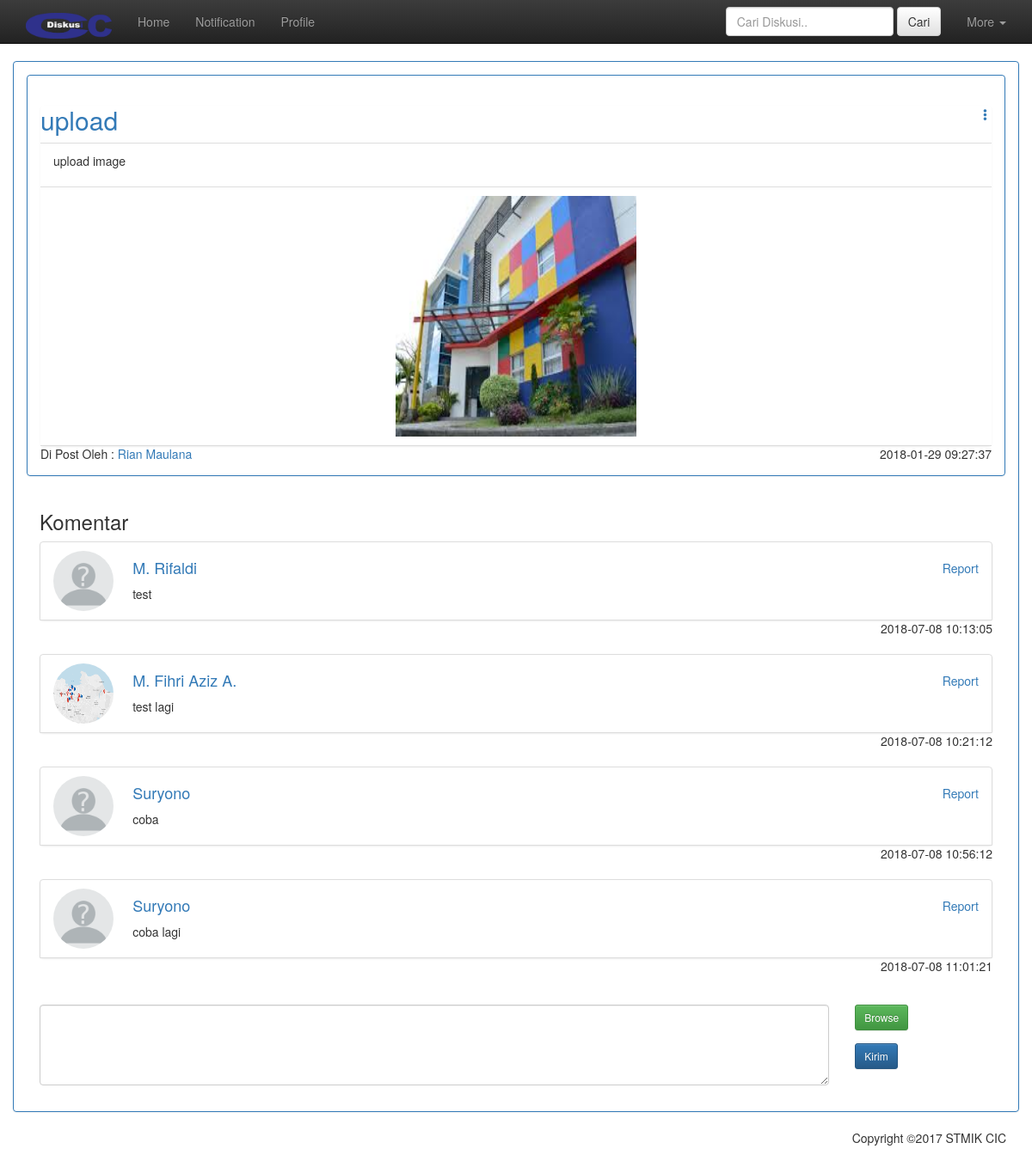
The app's page /Main/diskusi/54 with its own data.
### tables this page shows
CREATE TABLE `diskusi` (
  `id_diskusi` int(11) NOT NULL,
  `judul` varchar(30) NOT NULL,
  `isi` varchar(200) NOT NULL,
  `tgl_post` datetime NOT NULL DEFAULT CURRENT_TIMESTAMP,
  `tambahan` varchar(1) NOT NULL DEFAULT 'T',
  `id_user` int(11) NOT NULL
);

CREATE TABLE `file` (
  `id_file` int(11) NOT NULL,
  `nama_file` varchar(255) NOT NULL,
  `is_image` varchar(255) NOT NULL,
  `tgl_post` date NOT NULL,
  `id_user` int(11) NOT NULL,
  `id_diskusi` int(11) NOT NULL
);

CREATE TABLE `mhs` (
  `id_mhs` int(11) NOT NULL,
  `id_user` int(11) NOT NULL,
  `nim` varchar(10) NOT NULL,
  `nama` varchar(30) NOT NULL,
  `jk` varchar(255) NOT NULL,
  `status` varchar(255) NOT NULL,
  `prodi` varchar(20) NOT NULL,
  `semester` int(11) NOT NULL,
  `email` varchar(30) NOT NULL,
  `alamat` varchar(100) NOT NULL,
  `foto` varchar(255) NOT NULL DEFAULT 'kosong.jpg'
);

### application/controllers/Main.php (called while the page is built, shortened)
<?php
class Main extends CI_Controller {
	function __construct(){
		$this->load->model('M_main');
	}
	public function diskusi(){
		$id_diskusi = $this->uri->segment('3');
		$data['diskusi'] = $this->M_main->getDiskusi($id_diskusi);
		if($data['diskusi']->row()->tambahan == "Y"){
			$this->db->where('id_diskusi', $id_diskusi);
			$lampiran = $this->db->get('file');
			$data['lampir'] = $lampiran->result();
		}
		$data['mhs'] = $this->M_main->getMhs($id_diskusi);
		$data['komen'] = $this->M_main->getKomen($id_diskusi);
		$this->load->view('diskusi', $data);
	}
}

### index.php (called while the page is built, shortened)
<?php
require_once BASEPATH.'core/CodeIgniter.php';

### application/models/M_main.php (called while the page is built, shortened)
<?php
class M_main extends CI_Model
{
	function getDiskusi($id_diskusi){
		$this->db->where('id_diskusi', $id_diskusi);
		$query = $this->db->get('diskusi');
		return $query;
	}
	function getMhs($id_diskusi){
		$query = $this->db->query("SELECT m.* FROM mhs m, user u, diskusi d WHERE d.id_diskusi =".$id_diskusi." AND u.id_user = d.id_user AND m.id_user = u.id_user");
		if($query->num_rows() > 0){
			return $query;
		}else{
			$query2 = $this->db->query("SELECT m.* FROM dsn m, user u, diskusi d WHERE d.id_diskusi =".$id_diskusi." AND u.id_user = d.id_user AND m.id_user = u.id_user");
			return $query2;
		}
	}
	function getKomen($id_diskusi){
		$query = $this->db->query("SELECT m.id_user, m.nama, m.foto, k.* FROM mhs m, komentar k WHERE k.id_diskusi = ".$id_diskusi." AND m.id_user = k.id_user union SELECT m.id_user, m.nama, m.foto, k.* FROM dsn m, komentar k WHERE k.id_diskusi = ".$id_diskusi." AND m.id_user = k.id_user ORDER BY tgl_komentar ASC");
		return $query;
	}
}
?>

### application/views/diskusi.php (the view, shortened to what this page needs)
?><!DOCTYPE html>
<html>
<head>
	<link rel="stylesheet" href="<?php echo base_url('assets/bootstrap/css/bootstrap.min.css')?>">
	<link rel="stylesheet" href="<?php echo base_url('assets/bootstrap/css/bootstrap-theme.min.css')?>">
</head>
<body>
<div class="navbar navbar-inverse navbar-static-top" role="navigation">
	<div class="container">
		<div class="navbar-header">
			<a href="<?php echo base_url('Main')?>" class="navbar-brand"><img src="<?php echo base_url('assets/pic_sys/logo.png')?>" style="width: 100px; height: 30px;"></a>
		</div>
		<div class="navbar-collapse collapse">
			<ul class="nav navbar-nav">
				<li><a href="<?php echo base_url('Main')?>">Home</a></li>
				<li class="dropdown" id="notif">
					<a href="#" class="dropdown-toggle" data-toggle="dropdown">Notification<span class="label label-pill label-danger" id="count"></span></a>
				</li>
				<li><a href="<?php echo base_url('Main/profile')?>">Profile</a></li>
			</ul>
			<ul class="nav navbar-nav navbar-right">
				<li class="dropdown">
					<a href="#" class="dropdown-toggle" data-toggle="dropdown">More <b class="caret"></b></a>
				</li>
			</ul>
			<form class="navbar-form navbar-right" method="get" action="<?php echo site_url('Main/cari')?>">
				<div class="form-group">
					<input type="text" name="cari" class="form-control" placeholder="Cari Diskusi..">
				</div>
				<button type="submit" class="btn btn-default">Cari</button>
			</form>
		</div>
	</div>
</div>
<div class="container">
	<div class="row">
		<div class="panel panel-primary">
			<div class="panel-body">
				<div class="panel panel-primary panel-body col-sm-12 col-xs-12">
					<?php foreach($diskusi->result() as $r){?>
					<ul class="list-group">
						<?php
						$id_now = $this->session->userdata('id_user');
						$user_diskusi =  $r->id_user;
						if($id_now != $user_diskusi){ ?>
						<div class="dropdown pull-right">
							<a href="" class="dropdown-toggle" data-toggle="dropdown" ><span class="glyphicon glyphicon-option-vertical"></span></a>
						</div>
						<?php } ?>
						<?php echo "<a href='".base_url()."Main/diskusi/".$r->id_diskusi."'><h2 id='test'>".$r->judul."</h2></a>";?>
						<li class="list-group-item">
							<p><?php echo $r->isi;?></p>
						</li>
						<li class="list-group-item">
							<?php
							if($r->tambahan=="Y"){
								foreach($lampir as $l){
									if($l->is_image == 0){ ?>
										<p>Lampiran : <a href="<?php echo base_url('Main/download/'.$l->id_file);?>"><?php echo $l->nama_file; ?></a></p>
									<?php
									}else{ ?>
										<center><img src="<?php echo base_url('assets/files/') . $l->nama_file ?>" style="width: 280px; height: 280px;"></center>
									<?php
									}
								}
							}else{ ?>
								<p>Lampiran : Tidak Ada Lampiran </p>
							<?php } ?>
						</li>
						<div style="float: left;">
							<?php foreach($mhs->result() as $m){ ?>
							Di Post Oleh : <a href="<?php echo base_url('Main/profil_other/'.$m->id_user); ?>"><?php echo $m->nama; ?></a>
							<?php } ?>
						</div>
						<div style="float: right;">
							<?php echo $r->tgl_post;?>
						</div>
					</ul>
					<?php } ?>
				</div>
				<div id="result" class="form-group col-sm-12 col-xs-12 results">
					<h3>Komentar</h3>
					<?php foreach($komen->result() as $k){?>
					<ul class="list-group">
						<li class="list-group-item">
							<div class="row">
								<div class="col-sm-1">
									<img src="<?php echo base_url('./assets/profile/'.$k->foto)?>" class="img-circle" style="width: 70px; height: 70px;">
								</div>
								<div class="col-sm-11">
									<?php
									$id_now = $this->session->userdata('id_user');
									$id_komen = $k->id_user;
									if($id_komen == $id_now){?>
										<div style="float: right;">
											<?php echo "<a href='".base_url()."Main/hapus_komen/".$k->id_diskusi."/".$k->id_komentar."'>Hapus</a>";?>
										</div>
									<?php }else{ ?>
										<div style="float: right;">
											<?php echo "<a href='".base_url()."Main/report_komen/".$k->id_diskusi."/".$k->id_komentar."'>Report</a>";?>
										</div>
									<?php } ?>
									<?php echo "<a href='".base_url()."Main/profil_other/".$k->id_user."'><h4>".$k->nama."</h4></a>";?>
									<p><?php echo $k->isi_komentar;?></p>
								</div>
							</div>
						</li>
						<div style="float: right;">
							<?php echo $k->tgl_komentar;?>
						</div>
					</ul><br>
					<?php } ?>
				</div>
				<form class="form-input" id="myForm" enctype="multipart/form-data">
				<div class="form-group col-sm-10 col-xs-12">
					<textarea class="form-control" rows="4" name="isi_komentar" id="komen"required></textarea>
				</div>
				<div class="form-group col-sm-2 col-xs-3">
					<div class="form-group">
						<label class="btn btn-success btn-sm">
						    Browse <input type="file" name="file_komen" style="display: none;" onchange="$('#upload-file-info').html(this.files[0].name)">
						</label>
					</div>
					<div class="form-group">
					<button type="submit" class="btn btn-primary btn-sm">Kirim</button>
					</div>
				</div>
			</div>
		</div>
	</div>
<footer>
	<p style="text-align: right">Copyright &copy2017 STMIK CIC</p>
</footer>
</div>
</body>
</html>

### records on screen
diskusi: judul "upload", isi "upload image", tgl_post "2018-01-29 09:27:37"
file: nama_file (picture)
mhs: nama "Rian Maulana"

### other values on screen
$k->nama "M. Rifaldi"
$k->isi_komentar "test"
$k->tgl_komentar "2018-07-08 10:13:05"
$k->nama "M. Fihri Aziz A."
$k->isi_komentar "test lagi"
$k->tgl_komentar "2018-07-08 10:21:12"
$k->nama "Suryono"
$k->isi_komentar "coba"
$k->tgl_komentar "2018-07-08 10:56:12"
$k->isi_komentar "coba lagi"
$k->tgl_komentar "2018-07-08 11:01:21"
